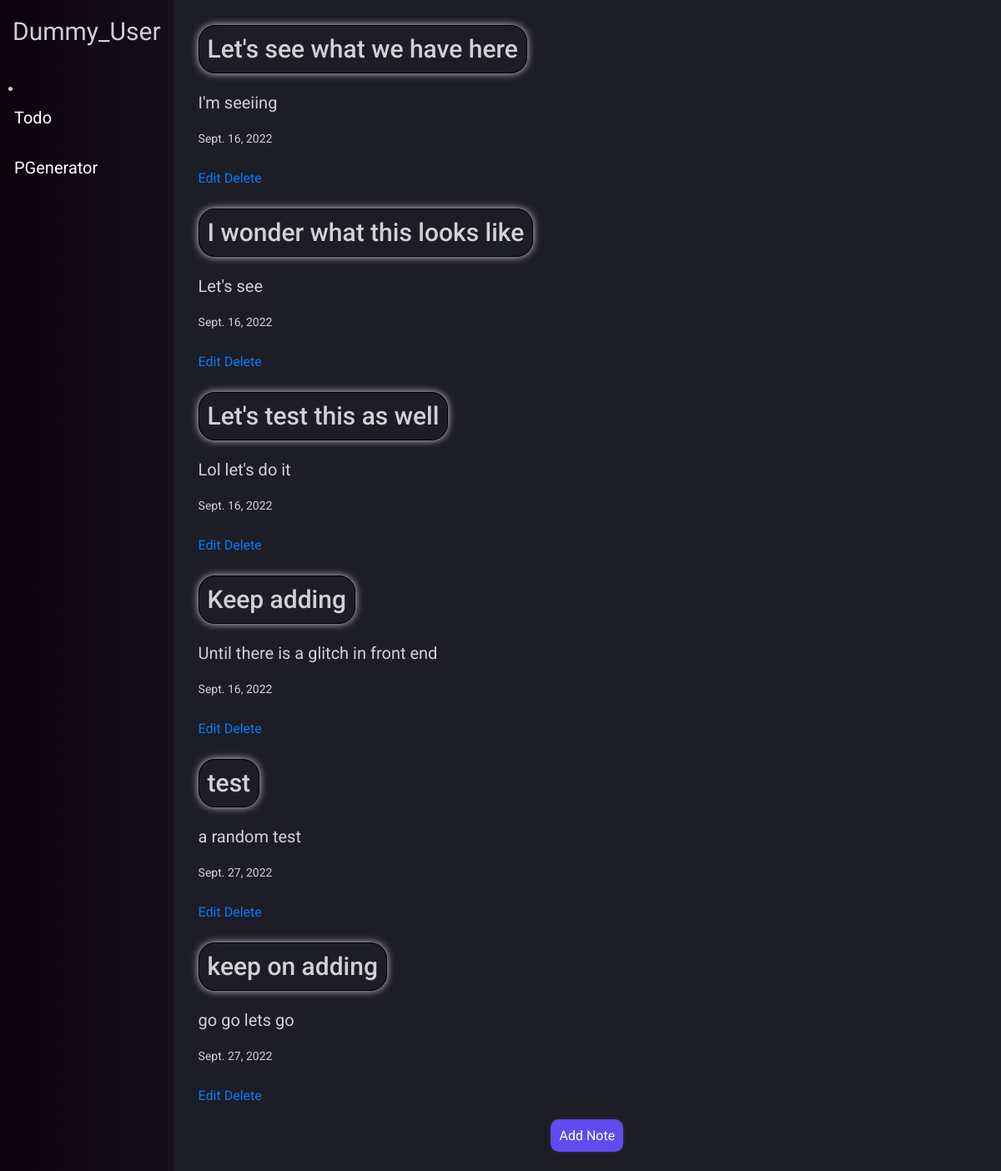
Page /todo/ on the earlier database version.
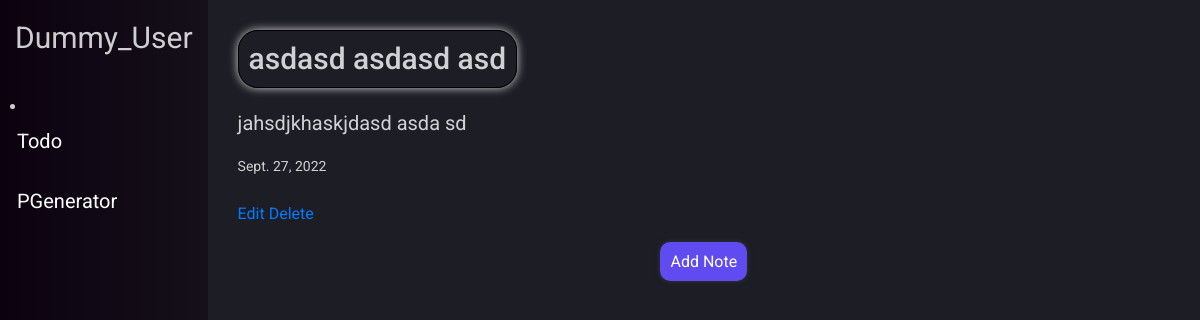
Same page on the later database version.
### todo_app/models.py (models this page shows, shortened)
class Note(models.Model):
    heading = models.CharField(max_length=30, help_text="Keep it brief.")
    description = models.CharField(max_length=100, help_text="Full Description(OR short).")
    date_added = models.DateField(auto_now_add=True)

### todo_app/views.py (the view)
# urls.py: path('todo/', include('todo_app.urls')),
def todo(request):
    notes_from_db = Note.objects.all()
    pages = ceil(len(notes_from_db) / 4)        # 4 notes in each page
    return render(request, 'todo_app/todo.html', {'notes': notes_from_db, 'pages': pages})

### templates/todo_app/todo.html (shortened to what this page needs)
{% extends 'base.html' %}
{% load static %}
{% block body %}
    {% if not notes %}
    <div class="block_note">
        <center><h2>Hurray! There is nothing here.</h2></center>
    </div>
    {% else %}
        {% for note in notes %}
        <div class = "block-note">
            <h2>{{note.heading}}</h2>
            <p>{{note.description}}</p>
            <small>{{note.date_added}}</small><br><br>
            <a href="{% url 'edit' n_id=note.id %}">Edit</a>
            <a href="{% url 'delete' n_id=note.id %}">Delete</a>
        </div><br>
        {% endfor %}
    {% endif %}
        <center><a class="submit-btn" href="{% url 'add' %}">Add Note</a></center>
{% endblock body %}

Differences in the rows shown:
removed Note: heading "Let's see what we have here", description "I'm seeiing", date_added "Sept. 16, 2022"
removed Note: heading "I wonder what this looks like", description "Let's see", date_added "Sept. 16, 2022"
removed Note: heading "Let's test this as well", description "Lol let's do it", date_added "Sept. 16, 2022"
removed Note: heading "Keep adding", description "Until there is a glitch in front end", date_added "Sept. 16, 2022"
removed Note: heading "test", description "a random test", date_added "Sept. 27, 2022"
removed Note: heading "keep on adding", description "go go lets go", date_added "Sept. 27, 2022"
added Note: heading "asdasd asdasd asd", description "jahsdjkhaskjdasd asda sd", date_added "Sept. 27, 2022"
